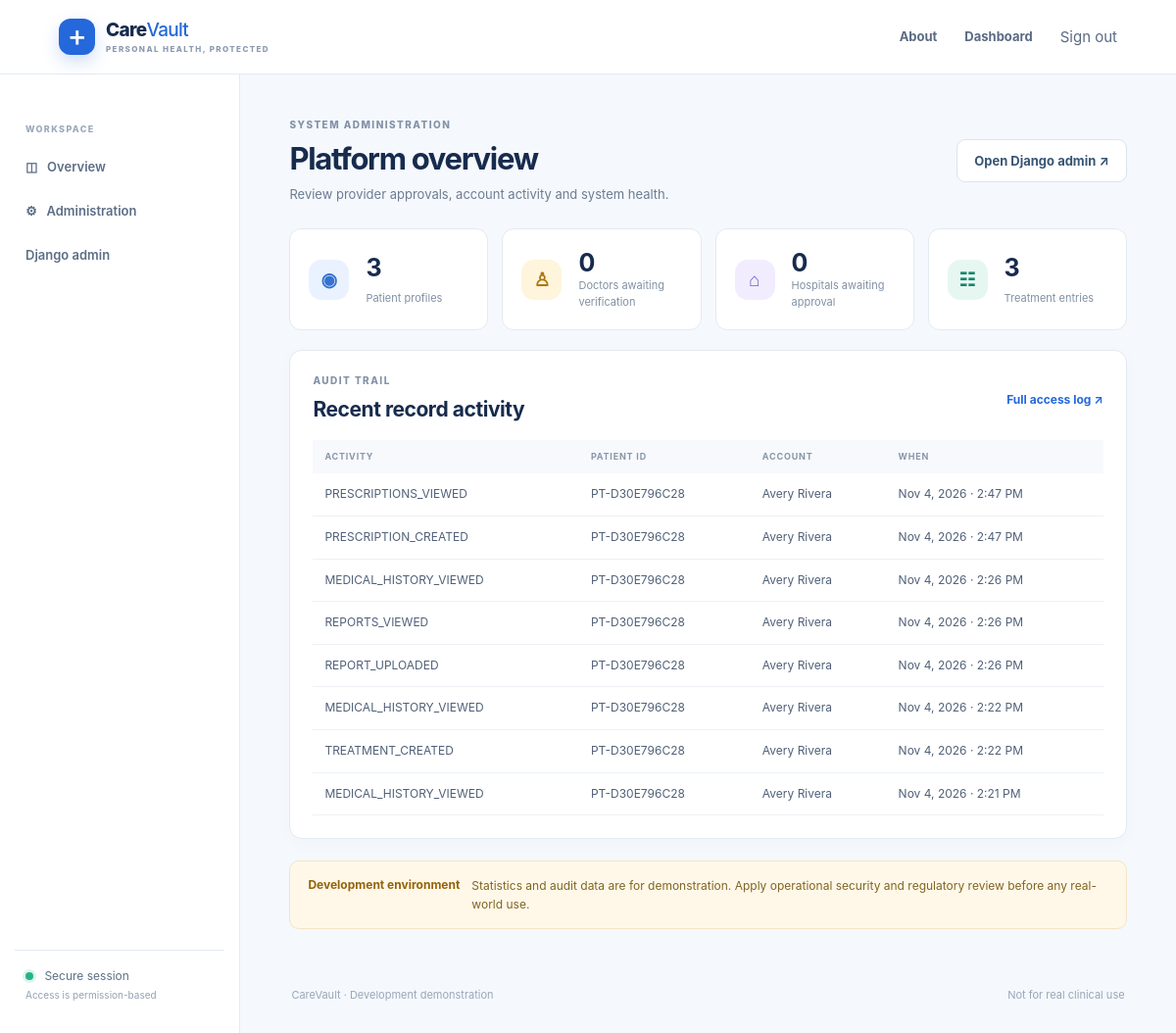
Screenshot of / (signed in) with the database file from the repository.
### consent/models.py (models this page shows, shortened)
class AccessLog(models.Model):
    patient = models.ForeignKey("patients.Patient", on_delete=models.CASCADE, related_name="access_logs")
    actor = models.ForeignKey(settings.AUTH_USER_MODEL, on_delete=models.PROTECT, related_name="medical_access_logs")
    action = models.CharField(max_length=100)
    details = models.CharField(max_length=240, blank=True)
    accessed_at = models.DateTimeField(auto_now_add=True, db_index=True)
    class Meta:
        ordering = ["-accessed_at"]
        indexes = [models.Index(fields=["patient", "-accessed_at"], name="access_patient_time_idx")]

### patients/models.py (models this page shows, shortened)
class Patient(models.Model):
    class Gender(models.TextChoices):
        FEMALE = "F", "Female"
        MALE = "M", "Male"
        NON_BINARY = "X", "Non-binary"
        UNSPECIFIED = "U", "Prefer not to say"
    class BloodGroup(models.TextChoices):
        A_POS = "A+", "A+"
        A_NEG = "A-", "A-"
        B_POS = "B+", "B+"
        B_NEG = "B-", "B-"
        AB_POS = "AB+", "AB+"
        AB_NEG = "AB-", "AB-"
        O_POS = "O+", "O+"
        O_NEG = "O-", "O-"
        UNKNOWN = "UNK", "Unknown"
    user = models.OneToOneField(settings.AUTH_USER_MODEL, on_delete=models.CASCADE, related_name="patient_profile")
    patient_id = models.CharField(max_length=20, unique=True, editable=False, db_index=True)
    lookup_token = models.UUIDField(default=uuid.uuid4, unique=True, editable=False)
    date_of_birth = models.DateField(null=True, blank=True)
    gender = models.CharField(max_length=1, choices=Gender.choices, default=Gender.UNSPECIFIED)
    blood_group = models.CharField(max_length=3, choices=BloodGroup.choices, default=BloodGroup.UNKNOWN)
    address = models.TextField(blank=True)
    emergency_contact_name = models.CharField(max_length=120, blank=True)
    emergency_contact_phone = models.CharField(max_length=24, blank=True, validators=[RegexValidator(r"^[+0-9() .-]{7,24}$", "Enter a valid phone number.")])
    created_at = models.DateTimeField(auto_now_add=True)

### accounts/models.py (models this page shows, shortened)
class User(AbstractUser):
    class Role(models.TextChoices):
        PATIENT = "PATIENT", "Patient"
        DOCTOR = "DOCTOR", "Doctor"
        HOSPITAL = "HOSPITAL", "Hospital"
        STAFF = "STAFF", "Hospital staff"
        ADMIN = "ADMIN", "Administrator"
    email = models.EmailField(unique=True)
    role = models.CharField(max_length=12, choices=Role.choices, default=Role.PATIENT, db_index=True)
    objects = HealthUserManager()

### dashboard/views.py (the view, shortened to what this page needs)
# urls.py: path("", dashboard_views.home, name="home"),
def home(request):
    if not request.user.is_authenticated:
        return render(request, "home.html")
    user = request.user
    context = {"user": user}
    if user.is_superuser or user.role == User.Role.ADMIN:
        context.update({"patients_count": Patient.objects.count(), "doctors_pending": Doctor.objects.filter(verified=False).count(), "hospitals_pending": Hospital.objects.filter(approved=False).count(), "treatments_count": Treatment.objects.count(), "recent_logs": AccessLog.objects.select_related("patient", "actor")[:8]})
        template = "dashboard/admin.html"
    else:
        raise PermissionDenied
    return render(request, template, context)

### templates/dashboard/admin.html
{% extends 'base.html' %}{% block title %}Administration{% endblock %}{% block content %}
<div class="welcome-row"><div><span class="eyebrow">SYSTEM ADMINISTRATION</span><h1>Platform overview</h1><p class="muted">Review provider approvals, account activity and system health.</p></div><a class="button secondary" href="/admin/">Open Django admin ↗</a></div>
<div class="stat-grid four"><article class="stat-card"><span class="stat-icon blue">◉</span><span class="stat-number">{{ patients_count }}</span><span class="stat-label">Patient profiles</span></article><article class="stat-card"><span class="stat-icon amber">♙</span><span class="stat-number">{{ doctors_pending }}</span><span class="stat-label">Doctors awaiting verification</span></article><article class="stat-card"><span class="stat-icon violet">⌂</span><span class="stat-number">{{ hospitals_pending }}</span><span class="stat-label">Hospitals awaiting approval</span></article><article class="stat-card"><span class="stat-icon mint">☷</span><span class="stat-number">{{ treatments_count }}</span><span class="stat-label">Treatment entries</span></article></div>
<div class="content-card"><div class="card-heading"><div><span class="eyebrow">AUDIT TRAIL</span><h2>Recent record activity</h2></div><a href="/admin/consent/accesslog/">Full access log ↗</a></div><div class="table-scroll"><table><thead><tr><th>Activity</th><th>Patient ID</th><th>Account</th><th>When</th></tr></thead><tbody>{% for log in recent_logs %}<tr><td>{{ log.action }}</td><td>{{ log.patient.patient_id }}</td><td>{{ log.actor.get_full_name|default:log.actor.username }}</td><td>{{ log.accessed_at|date:'M j, Y · g:i A' }}</td></tr>{% empty %}<tr><td colspan="4" class="empty-state">No access activity recorded.</td></tr>{% endfor %}</tbody></table></div></div>
<div class="notice warning-notice"><strong>Development environment</strong><span>Statistics and audit data are for demonstration. Apply operational security and regulatory review before any real-world use.</span></div>{% endblock %}

### templates/base.html (shortened to what this page needs)
{% load static %}
<!doctype html>
<html lang="en">
<head>
  <link rel="stylesheet" href="{% static 'css/site.css' %}">
</head>
<body>
<header class="topbar">
  <a class="brand" href="{% url 'home' %}"><span class="brand-mark">+</span><span>Care<span class="brand-light">Vault</span><small>PERSONAL HEALTH, PROTECTED</small></span></a>
  <nav class="topnav" aria-label="Main navigation">
    <a href="{% url 'about' %}">About</a>
    {% if user.is_authenticated %}
      <a href="{% url 'dashboard:home' %}">Dashboard</a>
      <form class="inline-form" method="post" action="{% url 'accounts:logout' %}">{% csrf_token %}<button class="nav-button" type="submit">Sign out</button></form>
    {% else %}
      <a href="{% url 'accounts:login' %}">Sign in</a><a class="nav-cta" href="{% url 'accounts:register_patient' %}">Create account</a>
    {% endif %}
  </nav>
</header>
<div class="app-shell">
  {% if user.is_authenticated %}
  <aside class="sidebar" aria-label="Dashboard navigation">
    <div class="side-label">WORKSPACE</div><a href="{% url 'dashboard:home' %}">◫ &nbsp; Overview</a>
    {% if user.role == 'PATIENT' %}
      <div class="side-label">MY HEALTH</div><a href="{% url 'patients:profile' %}">◉ &nbsp; My profile</a><a href="{% url 'health_cards:card' %}">▦ &nbsp; Health card</a><a href="{% url 'records:history' %}">☷ &nbsp; Medical history</a><a href="{% url 'records:prescriptions' %}">＋ &nbsp; Prescriptions</a><a href="{% url 'records:reports' %}">▤ &nbsp; Reports</a><a href="{% url 'records:appointments' %}">◷ &nbsp; Appointments</a><a href="{% url 'consent:manage' %}">⌑ &nbsp; Access consent</a><a href="{% url 'patients:access_logs' %}">⟳ &nbsp; Access history</a>
    {% elif user.role == 'ADMIN' or user.is_superuser %}<a href="{% url 'dashboard:admin' %}">⚙ &nbsp; Administration</a><a href="/admin/">Django admin</a>{% endif %}
    <div class="side-note"><span class="security-dot"></span> Secure session<br><small>Access is permission-based</small></div>
  </aside>
  {% endif %}
  <main class="main-content {% if not user.is_authenticated %}main-public{% endif %}">
    {% block content %}{% endblock %}
    <footer class="footer"><span>CareVault · Development demonstration</span><span>Not for real clinical use</span></footer>
  </main>
</div>
</body>
</html>

### rows the page displays
AccessLog: action "PRESCRIPTIONS_VIEWED", patient.patient_id "PT-D30E796C28", actor.get_full_name "Avery Rivera", accessed_at "Nov 4, 2026 · 2:47 PM"
AccessLog: action "PRESCRIPTION_CREATED", patient.patient_id "PT-D30E796C28", actor.get_full_name "Avery Rivera", accessed_at "Nov 4, 2026 · 2:47 PM"
AccessLog: action "MEDICAL_HISTORY_VIEWED", patient.patient_id "PT-D30E796C28", actor.get_full_name "Avery Rivera", accessed_at "Nov 4, 2026 · 2:26 PM"
AccessLog: action "REPORTS_VIEWED", patient.patient_id "PT-D30E796C28", actor.get_full_name "Avery Rivera", accessed_at "Nov 4, 2026 · 2:26 PM"
AccessLog: action "REPORT_UPLOADED", patient.patient_id "PT-D30E796C28", actor.get_full_name "Avery Rivera", accessed_at "Nov 4, 2026 · 2:26 PM"
AccessLog: action "MEDICAL_HISTORY_VIEWED", patient.patient_id "PT-D30E796C28", actor.get_full_name "Avery Rivera", accessed_at "Nov 4, 2026 · 2:22 PM"
AccessLog: action "TREATMENT_CREATED", patient.patient_id "PT-D30E796C28", actor.get_full_name "Avery Rivera", accessed_at "Nov 4, 2026 · 2:22 PM"
AccessLog: action "MEDICAL_HISTORY_VIEWED", patient.patient_id "PT-D30E796C28", actor.get_full_name "Avery Rivera", accessed_at "Nov 4, 2026 · 2:21 PM"

### other values shown
{{ patients_count }} "3"
{{ doctors_pending }} "0"
{{ hospitals_pending }} "0"
{{ treatments_count }} "3"
